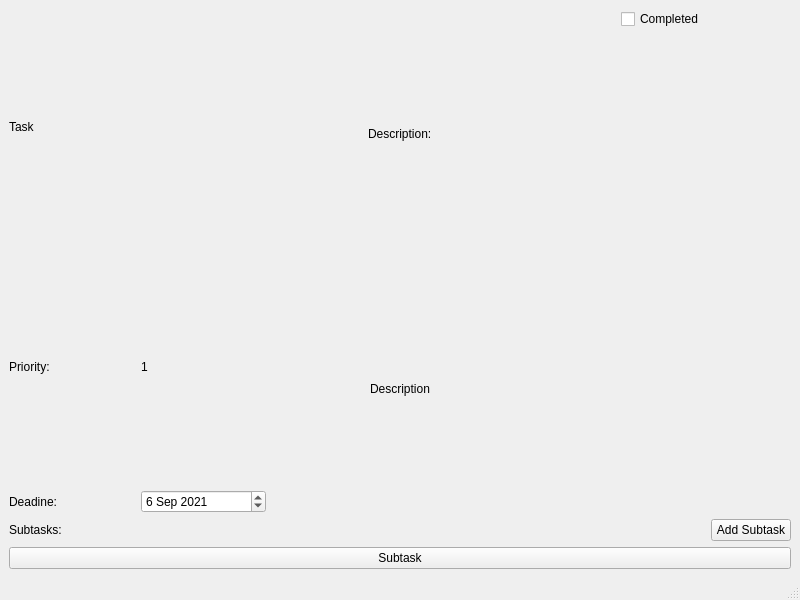
<?xml version="1.0" encoding="UTF-8"?>
<ui version="4.0">
 <class>MainWindow</class>
 <widget class="QMainWindow" name="MainWindow">
  <property name="geometry">
   <rect>
    <x>0</x>
    <y>0</y>
    <width>800</width>
    <height>600</height>
   </rect>
  </property>
  <property name="windowTitle">
   <string>MainWindow</string>
  </property>
  <widget class="QWidget" name="centralwidget">
   <layout class="QGridLayout" name="gridLayout">
    <item row="0" column="0">
     <layout class="QHBoxLayout" name="horizontalLayout_3">
      <item>
       <layout class="QVBoxLayout" name="verticalLayout">
        <item>
         <widget class="QLabel" name="TaskLabel">
          <property name="text">
           <string>Task</string>
          </property>
         </widget>
        </item>
        <item>
         <layout class="QHBoxLayout" name="horizontalLayout_2">
          <item>
           <widget class="QLabel" name="label_4">
            <property name="text">
             <string>Priority:</string>
            </property>
           </widget>
          </item>
          <item>
           <widget class="QLabel" name="PriorityLabel">
            <property name="text">
             <string>1</string>
            </property>
           </widget>
          </item>
         </layout>
        </item>
        <item>
         <layout class="QHBoxLayout" name="horizontalLayout">
          <item>
           <widget class="QLabel" name="DeadlineLabel">
            <property name="text">
             <string>Deadine:</string>
            </property>
           </widget>
          </item>
          <item>
           <widget class="QDateEdit" name="dateEdit">
            <property name="date">
             <date>
              <year>2021</year>
              <month>9</month>
              <day>6</day>
             </date>
            </property>
           </widget>
          </item>
         </layout>
        </item>
       </layout>
      </item>
      <item>
       <layout class="QVBoxLayout" name="verticalLayout_2">
        <item alignment="Qt::AlignHCenter">
         <widget class="QLabel" name="label_3">
          <property name="text">
           <string>Description:</string>
          </property>
         </widget>
        </item>
        <item alignment="Qt::AlignHCenter">
         <widget class="QLabel" name="Description_Label">
          <property name="text">
           <string>Description</string>
          </property>
         </widget>
        </item>
       </layout>
      </item>
      <item>
       <layout class="QVBoxLayout" name="verticalLayout_3">
        <item alignment="Qt::AlignHCenter">
         <widget class="QCheckBox" name="checkBox">
          <property name="text">
           <string>Completed</string>
          </property>
         </widget>
        </item>
        <item>
         <spacer name="verticalSpacer">
          <property name="orientation">
           <enum>Qt::Vertical</enum>
          </property>
          <property name="sizeHint" stdset="0">
           <size>
            <width>20</width>
            <height>40</height>
           </size>
          </property>
         </spacer>
        </item>
       </layout>
      </item>
     </layout>
    </item>
    <item row="1" column="0">
     <layout class="QHBoxLayout" name="horizontalLayout_4">
      <item>
       <widget class="QLabel" name="label">
        <property name="mouseTracking">
         <bool>false</bool>
        </property>
        <property name="text">
         <string>Subtasks:</string>
        </property>
       </widget>
      </item>
      <item>
       <spacer name="horizontalSpacer">
        <property name="orientation">
         <enum>Qt::Horizontal</enum>
        </property>
        <property name="sizeHint" stdset="0">
         <size>
          <width>40</width>
          <height>20</height>
         </size>
        </property>
       </spacer>
      </item>
      <item>
       <widget class="QPushButton" name="pushButton">
        <property name="text">
         <string>Add Subtask</string>
        </property>
       </widget>
      </item>
     </layout>
    </item>
    <item row="2" column="0">
     <widget class="QPushButton" name="subtask">
      <property name="text">
       <string>Subtask</string>
      </property>
     </widget>
    </item>
   </layout>
  </widget>
  <widget class="QMenuBar" name="menubar">
   <property name="geometry">
    <rect>
     <x>0</x>
     <y>0</y>
     <width>800</width>
     <height>26</height>
    </rect>
   </property>
  </widget>
  <widget class="QStatusBar" name="statusbar"/>
  <action name="actionyourothermom">
   <property name="text">
    <string>yourothermom</string>
   </property>
  </action>
 </widget>
 <resources/>
 <connections/>
</ui>
